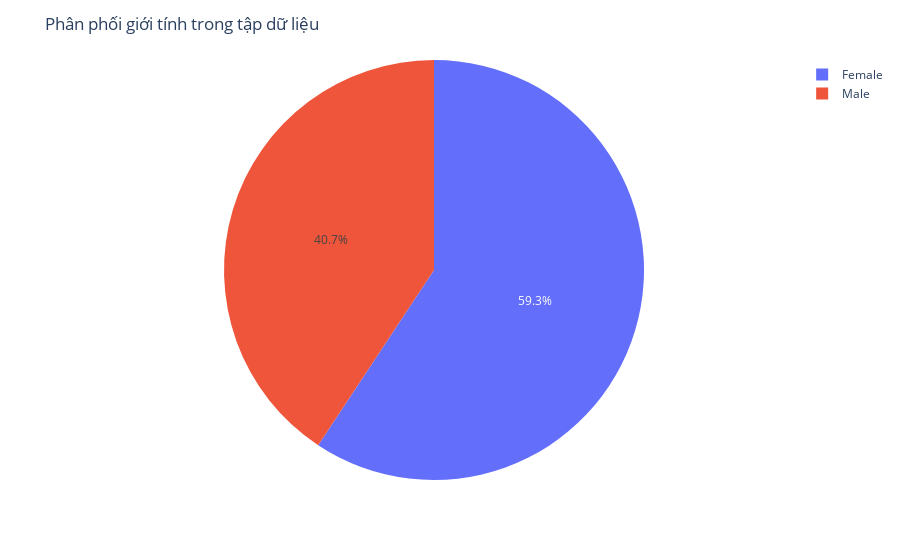
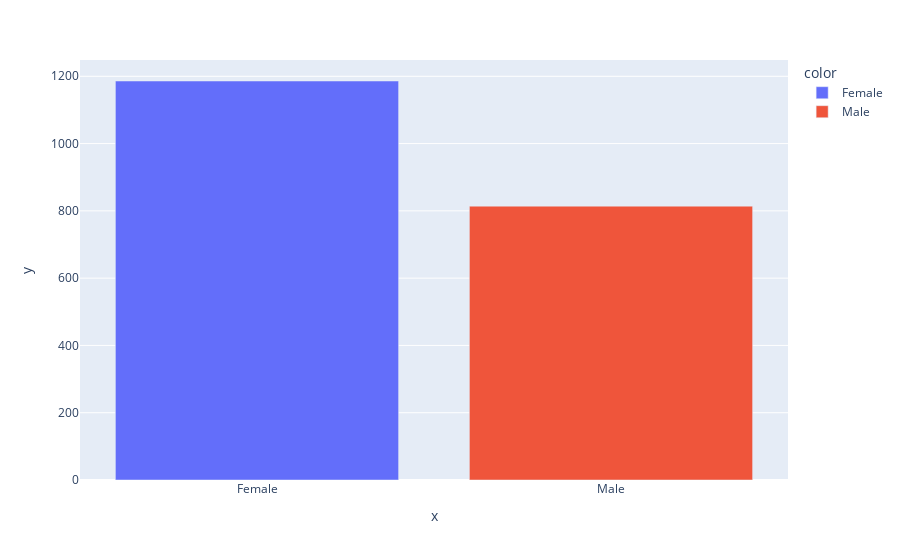

Notebook cell for these charts, in order:
### Markdown cell above
. Xem phân phối của biến "Gender":

### Code cell
gender_count = df['Gender'].value_counts()

# Create a pie chart to visualize the distribution of gender in the dataset
fig = px.pie(values=gender_count, names=gender_count.index)

# Enhance the plot by adding a title and labels
fig.update_layout(title="Phân phối giới tính trong tập dữ liệu")

# Create a bar chart to visualize the distribution of gender in the dataset 
fig2 = px.bar(y=gender_count, x=gender_count.index, color=gender_count.index)

# Display the plot
fig.show()
fig2.show()

### Figure 1 — Plotly figure (JSON) as saved in the notebook; plotly's stock layout.template omitted (floating-point values rounded to 4 significant figures)
{"data": [{"domain": {"x": [0, 1], "y": [0, 1]}, "hovertemplate": "label=%{label}<br>value=%{value}<extra></extra>", "labels": ["Female", "Male"], "legendgroup": "", "name": "", "showlegend": true, "type": "pie", "values": [1186, 814]}], "layout": {"legend": {"tracegroupgap": 0}, "margin": {"t": 60}, "title": {"text": "Phân phối giới tính trong tập dữ liệu"}}}

### Figure 2 — Plotly figure (JSON) as saved in the notebook; plotly's stock layout.template omitted (floating-point values rounded to 4 significant figures)
{"data": [{"alignmentgroup": "True", "hovertemplate": "color=Female<br>x=%{x}<br>y=%{y}<extra></extra>", "legendgroup": "Female", "marker": {"color": "#636efa", "pattern": {"shape": ""}}, "name": "Female", "offsetgroup": "Female", "orientation": "v", "showlegend": true, "textposition": "auto", "type": "bar", "x": ["Female"], "xaxis": "x", "y": [1186], "yaxis": "y"}, {"alignmentgroup": "True", "hovertemplate": "color=Male<br>x=%{x}<br>y=%{y}<extra></extra>", "legendgroup": "Male", "marker": {"color": "#EF553B", "pattern": {"shape": ""}}, "name": "Male", "offsetgroup": "Male", "orientation": "v", "showlegend": true, "textposition": "auto", "type": "bar", "x": ["Male"], "xaxis": "x", "y": [814], "yaxis": "y"}], "layout": {"barmode": "relative", "legend": {"title": {"text": "color"}, "tracegroupgap": 0}, "margin": {"t": 60}, "xaxis": {"anchor": "y", "domain": [0, 1], "title": {"text": "x"}}, "yaxis": {"anchor": "x", "domain": [0, 1], "title": {"text": "y"}}}}
